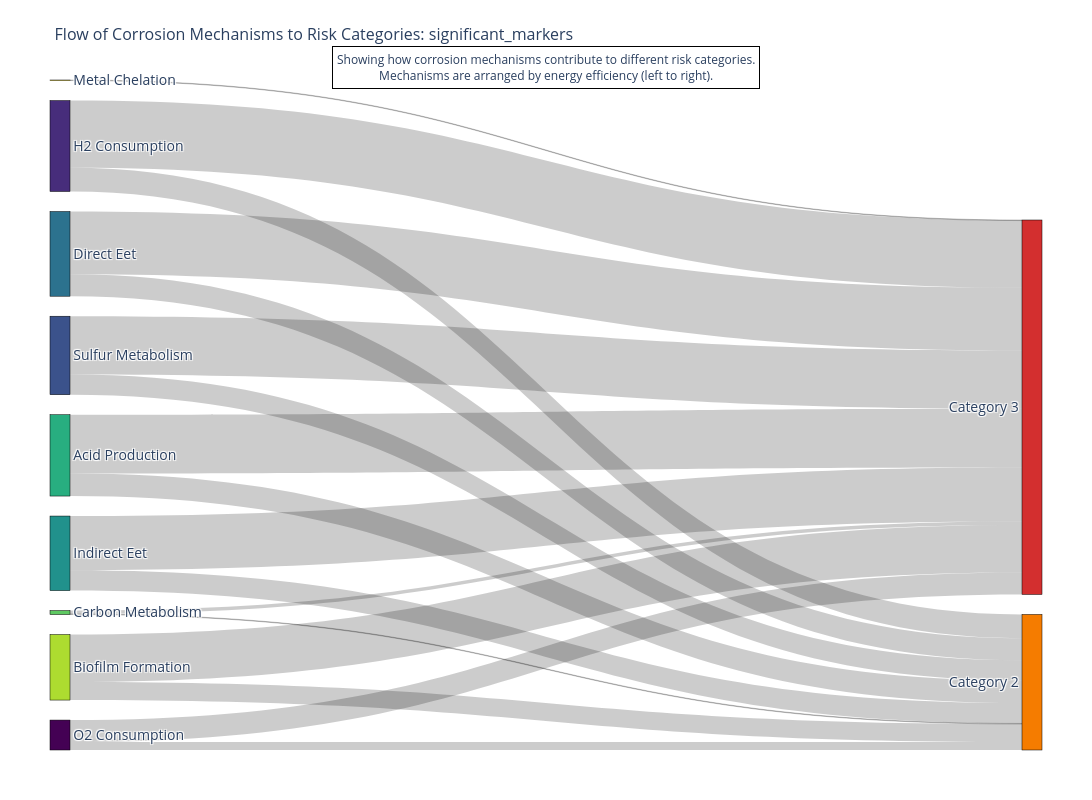

Notebook source saved alongside this figure:
### Code cell
plot_fold_change_increasing_only(high_synergy_markers, "high_synergy_markers", top_n=20, fold_change_type='3vs1')
fig.show()
plt.savefig("/home/beatriz/SharedFolder/Visualisations/increas_17.png", dpi=300, bbox_inches='tight')

### Figure 1 — Plotly figure (JSON) as saved in the notebook; plotly's stock layout.template omitted (floating-point values rounded to 4 significant figures)
{"data": [{"arrangement": "snap", "link": {"hovertemplate": "<b>%{source.label}</b> → <b>%{target.label}</b><br>Count: %{value}<extra></extra>", "source": [0, 0, 1, 1, 2, 2, 3, 3, 4, 4, 5, 5, 6, 6, 7, 7, 8], "target": [10, 11, 10, 11, 10, 11, 10, 11, 10, 11, 10, 11, 10, 11, 10, 11, 11], "value": [14, 39, 42, 119, 36, 103, 39, 111, 36, 96, 40, 104, 1, 6, 32, 84, 1]}, "node": {"color": ["#440154", "#472d7b", "#3b528b", "#2c728e", "#21918c", "#28ae80", "#5ec962", "#addc30", "#fde725", "#2E7D32", "#F57C00", "#D32F2F"], "hovertemplate": "<b>%{label}</b><br>Count: %{value}<extra></extra>", "label": ["O2 Consumption", "H2 Consumption", "Sulfur Metabolism", "Direct Eet", "Indirect Eet", "Acid Production", "Carbon Metabolism", "Biofilm Formation", "Metal Chelation", "Category 1", "Category 2", "Category 3"], "line": {"color": "black", "width": 0.5}, "pad": 20, "thickness": 20}, "type": "sankey"}], "layout": {"annotations": [{"align": "center", "bgcolor": "rgba(255, 255, 255, 0.8)", "bordercolor": "black", "borderpad": 4, "borderwidth": 1, "font": {"size": 12}, "showarrow": false, "text": "Showing how corrosion mechanisms contribute to different risk categories.<br>Mechanisms are arranged by energy efficiency (left to right).", "x": 0.5, "xref": "paper", "y": 1.05, "yref": "paper"}], "font": {"size": 14}, "height": 800, "margin": {"b": 50, "l": 50, "r": 50, "t": 80}, "title": {"font": {"size": 16}, "text": "Flow of Corrosion Mechanisms to Risk Categories: significant_markers"}, "width": 1200}}
